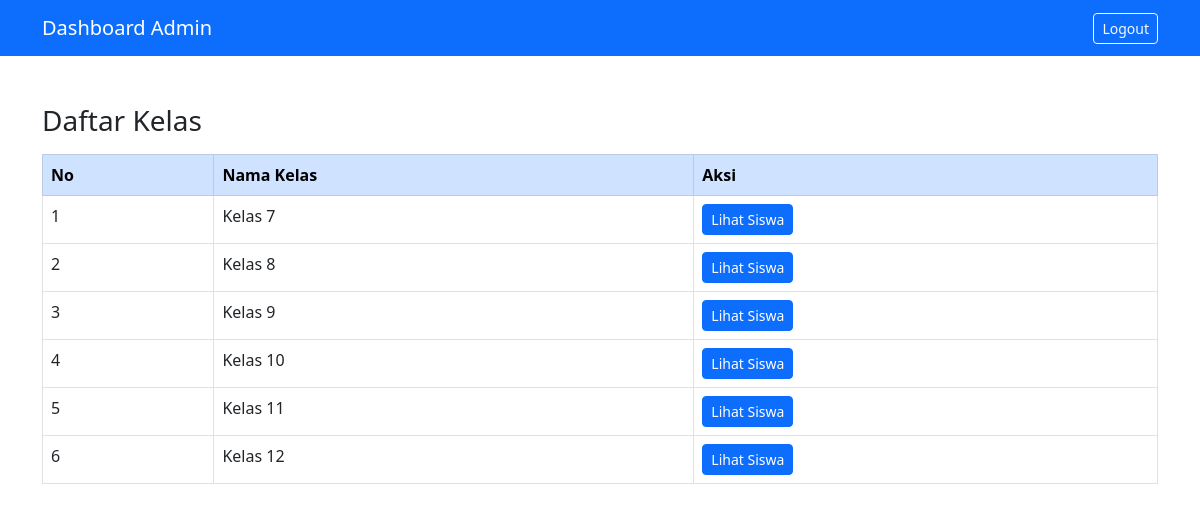
Page /admin/dashboard.php (signed in) on the committed database.
### tables this page shows
CREATE TABLE `kelas` (
  `id` int(11) NOT NULL,
  `nama_kelas` varchar(100) NOT NULL
);

### admin/dashboard.php (the view, shortened to what this page needs)
<?php
include '../config/koneksi.php';
?>
<!DOCTYPE html>
<html lang="id">
<head>
  <link href="https://cdn.jsdelivr.net/npm/bootstrap@5.3.0/dist/css/bootstrap.min.css" rel="stylesheet">
</head>
<body>
<nav class="navbar navbar-expand-lg navbar-dark bg-primary">
  <div class="container">
    <a class="navbar-brand" href="#">Dashboard Admin</a>
    <div class="ms-auto">
      <a href="../logout.php" class="btn btn-outline-light btn-sm">Logout</a>
    </div>
  </div>
</nav>
<div class="container my-5">
  <h3>Daftar Kelas</h3>
  <table class="table table-bordered table-hover mt-3">
    <thead class="table-primary">
      <tr>
        <th>No</th>
        <th>Nama Kelas</th>
        <th>Aksi</th>
      </tr>
    </thead>
    <tbody>
      <?php
      $no = 1;
      $kelas = mysqli_query($koneksi, "SELECT * FROM kelas");
      while ($row = mysqli_fetch_assoc($kelas)) {
        echo "
        <tr>
          <td>{$no}</td>
          <td>{$row['nama_kelas']}</td>
          <td><a href='siswa.php?id_kelas={$row['id']}' class='btn btn-sm btn-primary'>Lihat Siswa</a></td>
        </tr>";
        $no++;
      }
      ?>
    </tbody>
  </table>
</div>
</body>
</html>

### rows in the picture
kelas: nama_kelas "Kelas 7"
kelas: nama_kelas "Kelas 8"
kelas: nama_kelas "Kelas 9"
kelas: nama_kelas "Kelas 10"
kelas: nama_kelas "Kelas 11"
kelas: nama_kelas "Kelas 12"
